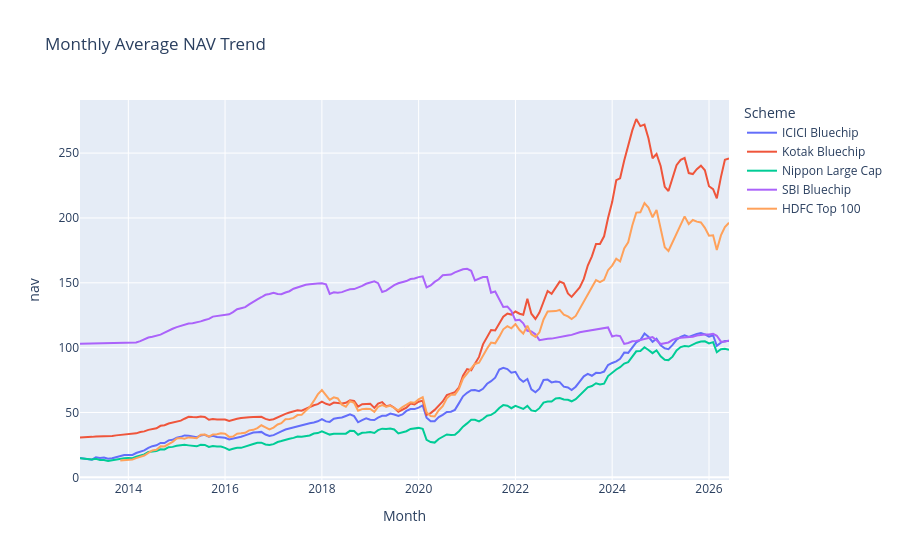

The cell this chart's notebook holds for it:
### Markdown cell above
This chart compares the lowest NAV recorded by each mutual fund.

### Code cell
all_nav["date"] = pd.to_datetime(all_nav["date"])

all_nav["Month"] = all_nav["date"].dt.to_period("M").astype(str)

monthly = all_nav.groupby(["Month", "Scheme"])["nav"].mean().reset_index()

fig = px.line(
    monthly,
    x="Month",
    y="nav",
    color="Scheme",
    title="Monthly Average NAV Trend"
)

fig.show()

### Figure 1 — Plotly figure (JSON) as saved in the notebook; plotly's stock layout.template omitted (floating-point values rounded to 4 significant figures; data arrays with more than 128 entries replaced by an {"elided": "..."} marker saying what was removed)
{"data": [{"hovertemplate": "Scheme=ICICI Bluechip<br>Month=%{x}<br>nav=%{y}<extra></extra>", "legendgroup": "ICICI Bluechip", "line": {"color": "#636efa", "dash": "solid"}, "marker": {"symbol": "circle"}, "mode": "lines", "name": "ICICI Bluechip", "orientation": "v", "showlegend": true, "type": "scatter", "x": {"elided": "162 str values"}, "xaxis": "x", "y": {"elided": "162 float values"}, "yaxis": "y"}, {"hovertemplate": "Scheme=Kotak Bluechip<br>Month=%{x}<br>nav=%{y}<extra></extra>", "legendgroup": "Kotak Bluechip", "line": {"color": "#EF553B", "dash": "solid"}, "marker": {"symbol": "circle"}, "mode": "lines", "name": "Kotak Bluechip", "orientation": "v", "showlegend": true, "type": "scatter", "x": {"elided": "162 str values"}, "xaxis": "x", "y": {"elided": "162 float values"}, "yaxis": "y"}, {"hovertemplate": "Scheme=Nippon Large Cap<br>Month=%{x}<br>nav=%{y}<extra></extra>", "legendgroup": "Nippon Large Cap", "line": {"color": "#00cc96", "dash": "solid"}, "marker": {"symbol": "circle"}, "mode": "lines", "name": "Nippon Large Cap", "orientation": "v", "showlegend": true, "type": "scatter", "x": {"elided": "162 str values"}, "xaxis": "x", "y": {"elided": "162 float values"}, "yaxis": "y"}, {"hovertemplate": "Scheme=SBI Bluechip<br>Month=%{x}<br>nav=%{y}<extra></extra>", "legendgroup": "SBI Bluechip", "line": {"color": "#ab63fa", "dash": "solid"}, "marker": {"symbol": "circle"}, "mode": "lines", "name": "SBI Bluechip", "orientation": "v", "showlegend": true, "type": "scatter", "x": {"elided": "162 str values"}, "xaxis": "x", "y": {"elided": "162 float values"}, "yaxis": "y"}, {"hovertemplate": "Scheme=HDFC Top 100<br>Month=%{x}<br>nav=%{y}<extra></extra>", "legendgroup": "HDFC Top 100", "line": {"color": "#FFA15A", "dash": "solid"}, "marker": {"symbol": "circle"}, "mode": "lines", "name": "HDFC Top 100", "orientation": "v", "showlegend": true, "type": "scatter", "x": {"elided": "152 str values"}, "xaxis": "x", "y": {"elided": "152 float values"}, "yaxis": "y"}], "layout": {"legend": {"title": {"text": "Scheme"}, "tracegroupgap": 0}, "title": {"text": "Monthly Average NAV Trend"}, "xaxis": {"anchor": "y", "domain": [0, 1], "title": {"text": "Month"}}, "yaxis": {"anchor": "x", "domain": [0, 1], "title": {"text": "nav"}}}}
